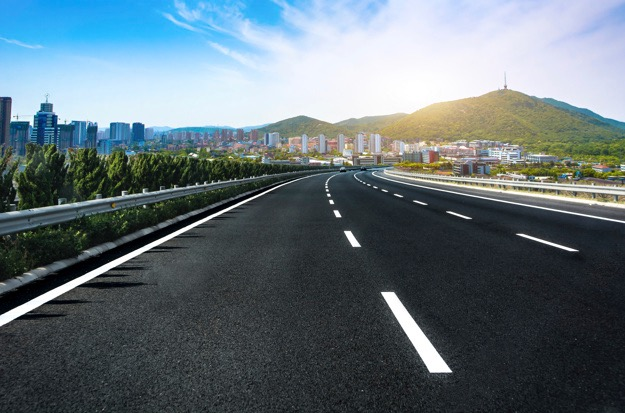
#> input picture CV_cap02/images/estrada.jpg, 625 x 413 px
$ python 011-opencv-drawing-texto.py --image images/estrada.jpg
#> lines starting #> are read from the running program, lines starting #| are printed output that depends on the picture; after the words box and inside, x2 and y2 are one past the last pixel; in counts of white or black regions, pixels touching at a corner belong together
# Consultar doc opencv:
# https://docs.opencv.org/4.7.0/d6/d6e/group__imgproc__draw.html#ga5126f47f883d730f633d74f07456c576

# Gravando texto na imagem

# Para executar este script:
# python 011-opencv-drawing-texto.py --image images/estrada.jpg

# Imports
import numpy as np
import argparse
import cv2

# Argumentos
ap = argparse.ArgumentParser()
ap.add_argument("-i", "--image", required = True, help = "Caminho para a imagem")
args = vars(ap.parse_args())

# Carregando a imagem
image = cv2.imread(args["image"])
#> image is the input picture: shape (413, 625, 3); mean B, G, R 119.3, 112.5, 98.2
print(image.shape)
#| (413, 625, 3)

# Gravando texto na imagem
fonte = cv2.FONT_HERSHEY_SIMPLEX
cv2.putText(image,'Estrada',(15,400), fonte, 2,(255,255,255),2,cv2.LINE_AA)
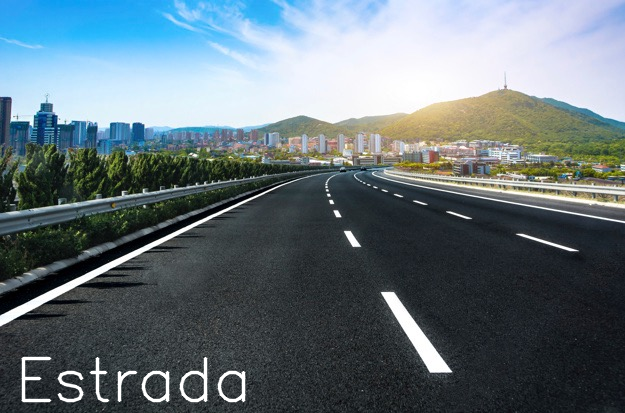
#> image: shape (413, 625, 3); 1.15% of pixels changed, all inside (x1, y1, x2, y2) = (21, 356, 246, 403)

# Mostra a imagem
cv2.imshow("Estrada", image)
cv2.waitKey(0)

$ run again, with CV_cap02/images/cavalo.jpg copied over CV_cap02/images/estrada.jpg
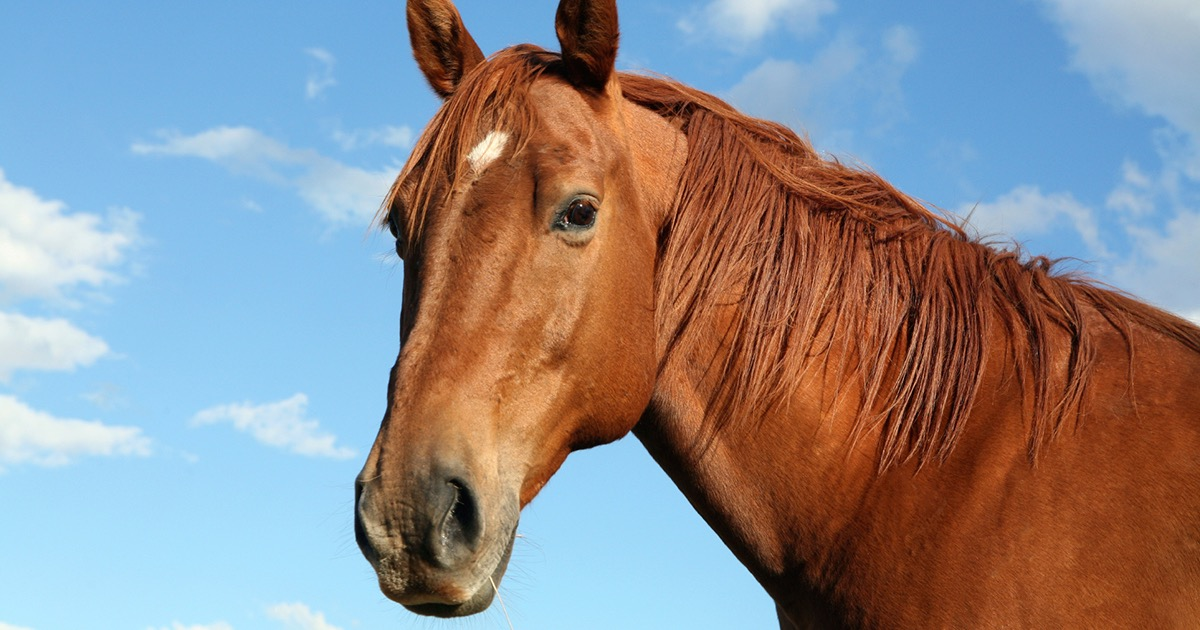
#> input picture CV_cap02/images/cavalo.jpg, 1200 x 630 px
#> image is the input picture: shape (630, 1200, 3); mean B, G, R 143.7, 139.7, 142.3
#| (630, 1200, 3)
#> `cv2.putText(image,'Estrada',(15,400), fonte, 2,(255,255,255),2,cv2.LIN..`:
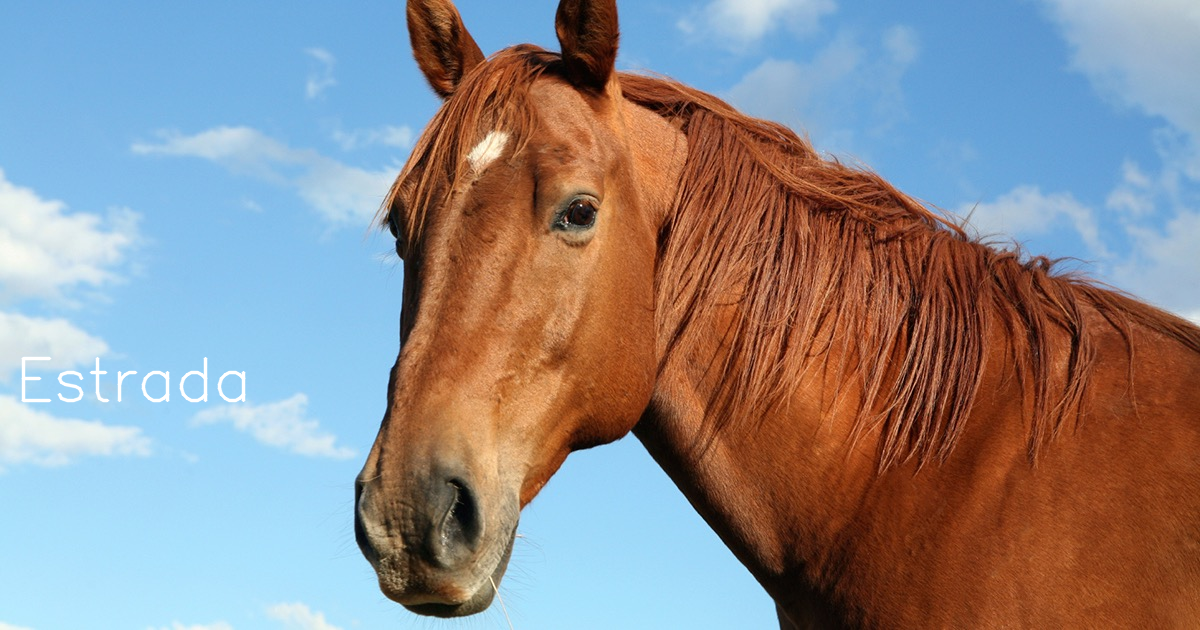
#> image: shape (630, 1200, 3); 0.39% of pixels changed, all inside (x1, y1, x2, y2) = (21, 356, 246, 403)

$ run again, with CV_cap02/images/familia.jpg copied over CV_cap02/images/estrada.jpg
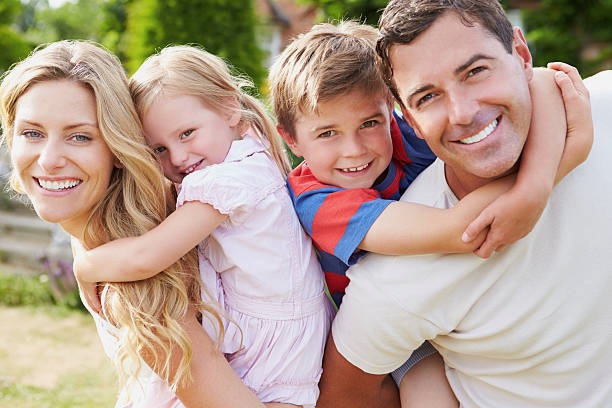
#> input picture CV_cap02/images/familia.jpg, 612 x 408 px
#> image is the input picture: shape (408, 612, 3); mean B, G, R 145.8, 160.5, 183.2
#| (408, 612, 3)
#> `cv2.putText(image,'Estrada',(15,400), fonte, 2,(255,255,255),2,cv2.LIN..`:
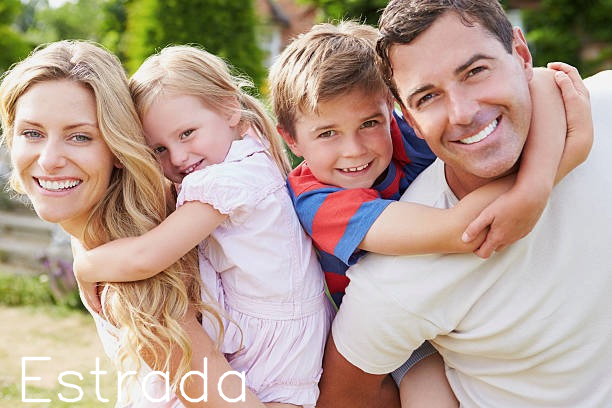
#> image: shape (408, 612, 3); 1.17% of pixels changed, all inside (x1, y1, x2, y2) = (21, 356, 246, 403)
